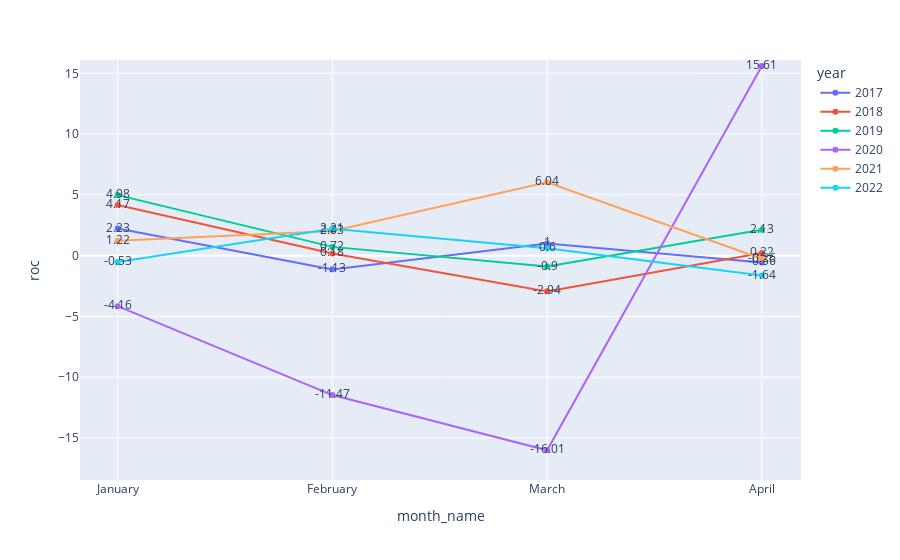

The notebook cell saved with this chart:
### Code cell
fig = px.line(df, x='month_name', y='roc', color='year',text='roc', )
fig.show()

### Figure 1 — Plotly figure (JSON) as saved in the notebook; plotly's stock layout.template omitted (floating-point values rounded to 4 significant figures)
{"data": [{"hovertemplate": "year=2017<br>month_name=%{x}<br>roc=%{text}<extra></extra>", "legendgroup": "2017", "line": {"color": "#636efa", "dash": "solid"}, "marker": {"symbol": "circle"}, "mode": "text+lines+markers", "name": "2017", "orientation": "v", "showlegend": true, "text": [2.23, -1.13, 1, -0.56], "type": "scatter", "x": ["January", "February", "March", "April"], "xaxis": "x", "y": [2.23, -1.13, 1, -0.56], "yaxis": "y"}, {"hovertemplate": "year=2018<br>month_name=%{x}<br>roc=%{text}<extra></extra>", "legendgroup": "2018", "line": {"color": "#EF553B", "dash": "solid"}, "marker": {"symbol": "circle"}, "mode": "text+lines+markers", "name": "2018", "orientation": "v", "showlegend": true, "text": [4.17, 0.18, -2.94, 0.22], "type": "scatter", "x": ["January", "February", "March", "April"], "xaxis": "x", "y": [4.17, 0.18, -2.94, 0.22], "yaxis": "y"}, {"hovertemplate": "year=2019<br>month_name=%{x}<br>roc=%{text}<extra></extra>", "legendgroup": "2019", "line": {"color": "#00cc96", "dash": "solid"}, "marker": {"symbol": "circle"}, "mode": "text+lines+markers", "name": "2019", "orientation": "v", "showlegend": true, "text": [4.98, 0.72, -0.9, 2.13], "type": "scatter", "x": ["January", "February", "March", "April"], "xaxis": "x", "y": [4.98, 0.72, -0.9, 2.13], "yaxis": "y"}, {"hovertemplate": "year=2020<br>month_name=%{x}<br>roc=%{text}<extra></extra>", "legendgroup": "2020", "line": {"color": "#ab63fa", "dash": "solid"}, "marker": {"symbol": "circle"}, "mode": "text+lines+markers", "name": "2020", "orientation": "v", "showlegend": true, "text": [-4.16, -11.47, -16.01, 15.61], "type": "scatter", "x": ["January", "February", "March", "April"], "xaxis": "x", "y": [-4.16, -11.47, -16.01, 15.61], "yaxis": "y"}, {"hovertemplate": "year=2021<br>month_name=%{x}<br>roc=%{text}<extra></extra>", "legendgroup": "2021", "line": {"color": "#FFA15A", "dash": "solid"}, "marker": {"symbol": "circle"}, "mode": "text+lines+markers", "name": "2021", "orientation": "v", "showlegend": true, "text": [1.22, 2.03, 6.04, -0.26], "type": "scatter", "x": ["January", "February", "March", "April"], "xaxis": "x", "y": [1.22, 2.03, 6.04, -0.26], "yaxis": "y"}, {"hovertemplate": "year=2022<br>month_name=%{x}<br>roc=%{text}<extra></extra>", "legendgroup": "2022", "line": {"color": "#19d3f3", "dash": "solid"}, "marker": {"symbol": "circle"}, "mode": "text+lines+markers", "name": "2022", "orientation": "v", "showlegend": true, "text": [-0.53, 2.21, 0.6, -1.64], "type": "scatter", "x": ["January", "February", "March", "April"], "xaxis": "x", "y": [-0.53, 2.21, 0.6, -1.64], "yaxis": "y"}], "layout": {"autosize": true, "dragmode": "zoom", "legend": {"title": {"text": "year"}, "tracegroupgap": 0}, "margin": {"t": 60}, "xaxis": {"anchor": "y", "autorange": false, "domain": [0, 1], "range": [-0.1755, 3.182], "title": {"text": "month_name"}, "type": "category"}, "yaxis": {"anchor": "x", "autorange": false, "domain": [0, 1], "range": [-18.46, 16.09], "title": {"text": "roc"}, "type": "linear"}}}
